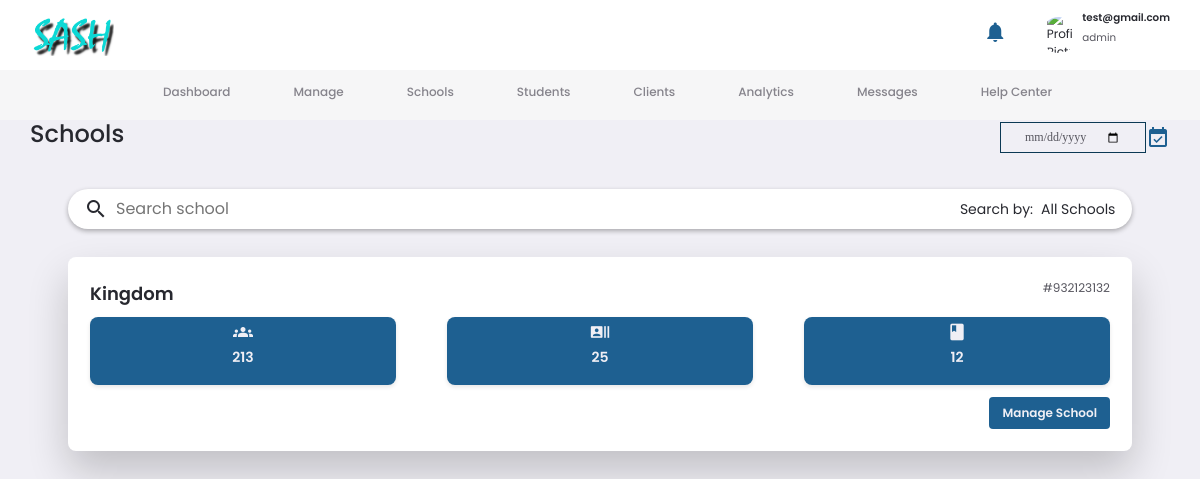
The page /schools (signed in) on the database its author committed.
### mainapp/models.py (models this page shows, shortened)
class User(db.Model, UserMixin):
    __tablename__ = 'users'
    id = db.Column(db.Integer, primary_key=True)
    firstname = db.Column(db.String(60), nullable=False)
    lastname = db.Column(db.String(60), nullable=False)
    date_of_birth = db.Column(db.DateTime, nullable=False, default=datetime.utcnow)
    gender = db.Column(db.String(60), nullable=False)
    phonenumber = db.Column(db.String(60), nullable=False)
    email = db.Column(db.String(120), nullable=False, unique=True)
    password = db.Column(db.String(120), nullable=False)
    address = db.Column(db.Text, nullable=False)
    role = db.Column(db.String(60), nullable=False)
    contract = db.Column(db.Integer, nullable=False, default=3)
    academic_transcripts = db.Column(db.String(20), nullable=False,  default="user.png")
    personal_doc = db.Column(db.String(20), nullable=False, default="user.png")
    profile_image = db.Column(db.String(20), nullable=False, default="user.png")
    clients = db.relationship('Client', backref='user_therapist', lazy=True)
    schools = db.relationship('School', backref='school_therapist', lazy=True)
    schoolssessions = db.relationship('SchoolSession', backref='session_therapist', lazy=True)
    clientsessions = db.relationship('ClientSession', backref='session_therapist', lazy=True)
    notification = db.relationship('Notifications', backref='user', lazy=True)

class School(db.Model):
    __tablename__ = 'schools'
    id = db.Column(db.Integer, primary_key=True)
    school_name = db.Column(db.String, unique=True)
    school_principal = db.Column(db.String)
    date_of_registration = db.Column(db.DateTime, nullable=False, default=datetime.utcnow)
    contact_number = db.Column(db.String(60), nullable=False)
    email = db.Column(db.String(120), nullable=False, unique=True)
    address = db.Column(db.String, nullable=False)
    therapist_id = db.Column(db.Integer, db.ForeignKey('users.id'))
    students = db.relationship('SchoolStudent', backref='student_school', lazy=True)
    sessions = db.relationship('SchoolSession', backref='session_school', lazy=True)
    timetables = db.relationship('SchoolTimeTable', backref='timetable_school', lazy=True)

### mainapp/routes.py (the view)
@app.route('/schools')
@login_required
def schools():
  schools = School.query.all()
  return render_template('schools.html', schools=schools)

### mainapp/models.py (called while the page is built)
@login_manager.user_loader
def load_user(user_id):
    return User.query.get(int(user_id))

### mainapp/templates/schools.html (shortened to what this page needs)
{% extends "admin.html" %}
{% block title %}Schools{%endblock title%}
{% block content %}
  <div class="student_search">
    <div class="search-bar">
      <div>
        <span class="search-icon material-icons-sharp">search</span>
        <input type="search" id="searchschool" placeholder="Search school" class="search-input">
      </div>
      <div>
        <label for="search" class="search-label">Search by:</label>
        <select  name="search-by" class="search-select">
          <option value="all">All Schools</option>
        </select>
      </div>
    </div>
  </div>
  {% for school in schools %}
  <div class="school-card">
    <div class="school-info">
      <div class="school-header">
        <h2>{{school.school_name}}</h2>
        <div class="school-id">
          <p>#932123132</p>
        </div>
      </div>
      <div class="school-stats">
        <div class="stat">
          <div>
            <i class="material-icons">groups</i>
            <p>213</p>
          </div>
        </div>
        <div class="stat">
          <div>
            <i class="material-icons">recent_actors</i>
            <p>25</p>
          </div>
        </div>
        <div class="stat">
          <div>
            <i class="material-icons">class</i>
            <p>12</p>
          </div>
        </div>
      </div>
      <a href="{{url_for('specificschool', school_id=school.id)}}" class="btn manage-btn waves-effect waves-light btn"  >Manage School</a>
    </div>
  </div>
  {% endfor %}
  {% endblock content%}

### mainapp/templates/admin.html (shortened to what this page needs)
<!DOCTYPE html>
<html lang="en" class="{{ 'dark-theme' if session.get('theme', 'light') == 'dark' else '' }}">
<head>
      <link href="https://cdn.jsdelivr.net/npm/bootstrap@5.0.2/dist/css/bootstrap.min.css" rel="stylesheet">
  <link rel="stylesheet" href="https://cdnjs.cloudflare.com/ajax/libs/font-awesome/6.2.0/css/all.min.css" />
  <link rel="stylesheet" href="{{url_for('static', filename='css/style.css')}}">
  <link rel="stylesheet" href="{{url_for('static', filename='css/admin.css')}}">
  <link rel="stylesheet" href="{{url_for('static', filename='css/other.css')}}">
</head>
<body>
  <nav>
    <div class="container">
      <img src="{{url_for('static', filename='images/sash.png')}}" alt="Logo" class="logo">
      <div class="profile-area">
        <div class="notify action-btn" id="notifications">
          <span class="material-icons">notifications</span>
          <span id="notification-badge-count" class="badge bg-error circle flex-center">10</span>
        </div>
        <div class="profile">
          <div class="profile-photo">
            <img src="{{profile_image}}" alt="Profile Picture">
          </div>
          <div>
            <h5>{{current_user.email}}</h5>
            <p>{{current_user.role}}</p>
          </div>
        </div>
      </div>
    </div>
  </nav>
  <main>
    <aside>
      <div class="sidebar">
        <a href="{{url_for('Home')}}" class="dash-section active" id="dashboard">
          <h4>Dashboard</h4>
        </a>
        <a href="{{url_for('manage')}}" class="dash-section" id="manage">
          <h4>Manage</h4>
        </a>
        <a href="{{url_for('schools')}}" class="dash-section" id="schools">
          <h4>Schools</h4>
        </a>
        <a href="{{url_for('students')}}" class="dash-section" id="students">
          <h4>Students</h4>
        </a>
        <a href="{{url_for('clients')}}" class="dash-section" id="users">
          <h4>Clients</h4>
        </a>
        <a href="{{url_for('analytics')}}" class="dash-section" id="analytics">
          <h4>Analytics</h4>
        </a>
        <a href="{{url_for('messages')}}" class="dash-section" id="messages">
          <h4>Messages</h4>
        </a>
        <a href="{{url_for('help_center')}}" class="dash-section" id="help-center">
          <h4>Help Center</h4>
        </a>
      </div>
    </aside>
    <section class="middle" id='middle'>
      <div class="header">
        <h1>{%block title%}Dashboard{%endblock title%}</h1>
        <div class="overview-date">
          <input type="date" title='date' value={{current_date}} readonly>
          <i class="material-icons" id="btn-all-sessions">event_available</i>
        </div>
      </div>
      <div class="middle-inner active" id="dashboard-content" >
        {% block content %}{% endblock content%}
      </div>
    </section>
  </main>
</body>
</html>

### mainapp/static/css/style.css (style rules this page uses)
:root { --primary-color:#1e6091; --secondary-color: #0b3954; }
* { box-sizing: border-box; margin: 0; padding: 0; }
body { font-family: 'Segoe UI', Tahoma, Geneva, Verdana, sans-serif; background: #333; }
a { text-decoration: none; margin-left: 15px; font-size: 1rem; cursor: pointer; }
.logo { width: 120px; height: auto; }
span { color: var(--primary-color); }
section { display: flex; flex-direction: column; align-items: center; justify-content: center; text-align: center; scroll-snap-align: center; }

### mainapp/static/css/other.css (style rules this page uses)
.header { display: flex; justify-content: space-between; align-items: center; margin-bottom: 20px; }
.header input[type="date"] { padding: 5px 10px; border: 1px solid var(--secondary-color); background: var(--primary-color); border-radius: 8px; }

### rows shown on the page
User: email "test@gmail.com", role "admin"
School: school_name "Kingdom"
